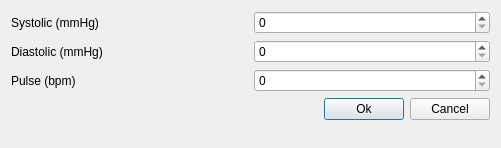
<?xml version="1.0" encoding="UTF-8"?>
<ui version="4.0">
 <class>BpmManualEntryForm</class>
 <widget class="QDialog" name="BpmManualEntryForm">
  <property name="geometry">
   <rect>
    <x>0</x>
    <y>0</y>
    <width>501</width>
    <height>148</height>
   </rect>
  </property>
  <property name="windowTitle">
   <string>Dialog</string>
  </property>
  <layout class="QVBoxLayout" name="verticalLayout_2">
   <item>
    <layout class="QVBoxLayout" name="verticalLayout">
     <item>
      <layout class="QHBoxLayout" name="systolicLayout">
       <item>
        <widget class="QLabel" name="systolicLabel">
         <property name="sizePolicy">
          <sizepolicy hsizetype="MinimumExpanding" vsizetype="Preferred">
           <horstretch>0</horstretch>
           <verstretch>0</verstretch>
          </sizepolicy>
         </property>
         <property name="text">
          <string>Systolic (mmHg)</string>
         </property>
        </widget>
       </item>
       <item>
        <widget class="QSpinBox" name="systolicValue">
         <property name="sizePolicy">
          <sizepolicy hsizetype="Expanding" vsizetype="Fixed">
           <horstretch>0</horstretch>
           <verstretch>0</verstretch>
          </sizepolicy>
         </property>
        </widget>
       </item>
      </layout>
     </item>
     <item>
      <layout class="QHBoxLayout" name="diastolicLayout">
       <item>
        <widget class="QLabel" name="diastolicLabel">
         <property name="sizePolicy">
          <sizepolicy hsizetype="MinimumExpanding" vsizetype="Preferred">
           <horstretch>0</horstretch>
           <verstretch>0</verstretch>
          </sizepolicy>
         </property>
         <property name="text">
          <string>Diastolic (mmHg)</string>
         </property>
        </widget>
       </item>
       <item>
        <widget class="QSpinBox" name="diastolicValue">
         <property name="sizePolicy">
          <sizepolicy hsizetype="Expanding" vsizetype="Fixed">
           <horstretch>0</horstretch>
           <verstretch>0</verstretch>
          </sizepolicy>
         </property>
        </widget>
       </item>
      </layout>
     </item>
     <item>
      <layout class="QHBoxLayout" name="pulseLayout">
       <item>
        <widget class="QLabel" name="pulseLabel">
         <property name="sizePolicy">
          <sizepolicy hsizetype="MinimumExpanding" vsizetype="Preferred">
           <horstretch>0</horstretch>
           <verstretch>0</verstretch>
          </sizepolicy>
         </property>
         <property name="text">
          <string>Pulse (bpm)</string>
         </property>
        </widget>
       </item>
       <item>
        <widget class="QSpinBox" name="pulseValue">
         <property name="sizePolicy">
          <sizepolicy hsizetype="Expanding" vsizetype="Fixed">
           <horstretch>0</horstretch>
           <verstretch>0</verstretch>
          </sizepolicy>
         </property>
         <property name="maximum">
          <number>500</number>
         </property>
        </widget>
       </item>
      </layout>
     </item>
    </layout>
   </item>
   <item>
    <layout class="QHBoxLayout" name="buttons">
     <item>
      <spacer name="horizontalSpacer_4">
       <property name="orientation">
        <enum>Qt::Horizontal</enum>
       </property>
       <property name="sizeHint" stdset="0">
        <size>
         <width>40</width>
         <height>20</height>
        </size>
       </property>
      </spacer>
     </item>
     <item>
      <widget class="QPushButton" name="okButton">
       <property name="text">
        <string>Ok</string>
       </property>
      </widget>
     </item>
     <item>
      <widget class="QPushButton" name="cancelButton">
       <property name="text">
        <string>Cancel</string>
       </property>
      </widget>
     </item>
    </layout>
   </item>
   <item>
    <spacer name="verticalSpacer">
     <property name="orientation">
      <enum>Qt::Vertical</enum>
     </property>
     <property name="sizeHint" stdset="0">
      <size>
       <width>20</width>
       <height>40</height>
      </size>
     </property>
    </spacer>
   </item>
  </layout>
 </widget>
 <resources/>
 <connections/>
</ui>
